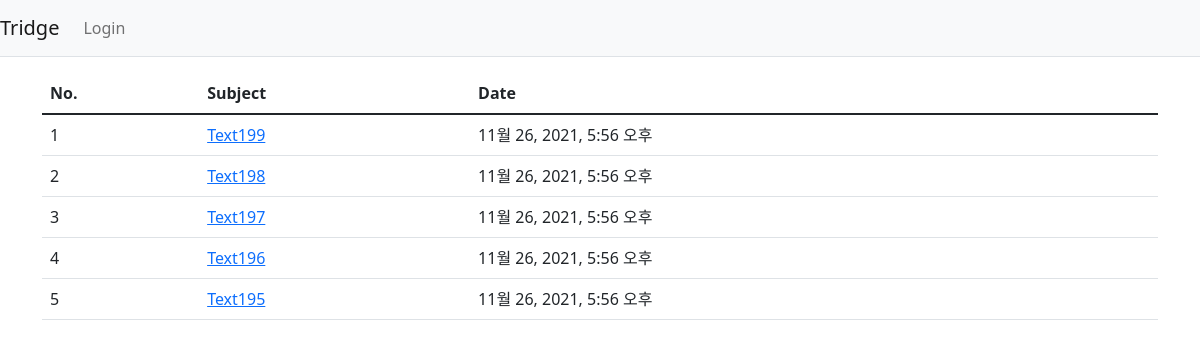
The page /polls/ on the database as committed earlier.
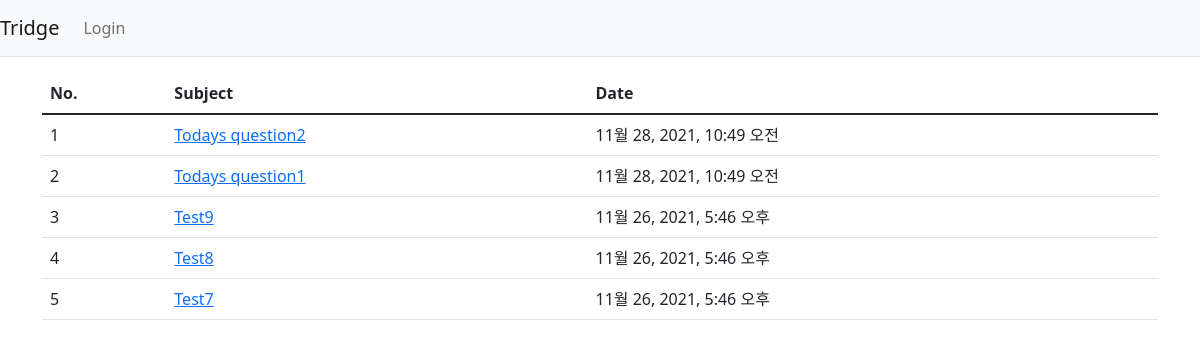
The same page on the database as committed later.
### polls/models.py (models this page shows, shortened)
class Question(models.Model):
    question_text = models.CharField(max_length=200)
    pub_date = models.DateTimeField("date published")

### polls/views/base_views.py (the view)
# urls.py: path('', base_views.IndexView.as_view(), name='index'),
class IndexView(generic.ListView):
    template_name = 'polls/index.html'
    context_object_name = 'latest_question_list'
    def get_queryset(self):
        return Question.objects.filter(
            pub_date__lte=timezone.now()
        ).order_by('-pub_date')[:5]

### templates/polls/index.html (shortened to what this page needs)
{% extends 'base.html' %}
{% block content %}
<div class="container my-3">
    <table class="table">
        <thead>
        <tr class="thead-dart">
            <th>No.</th>
            <th>Subject</th>
            <th>Date</th>
        </tr>
        </thead>
        <tbody>
        {% if latest_question_list %}
            {% for question in latest_question_list %}
            <tr>
                <td>{{ forloop.counter }}</td>
                <td>
                    <a href="{% url 'polls:detail' question.id %}">
                        {{ question.question_text }}
                    </a>
                </td>
                <td>{{ question.pub_date }}</td>
            </tr>
            {% endfor %}
        {% else %}
            <tr>
                <td colspan="3">No polls are available.</td>
            </tr>
        {% endif %}
        </tbody>
    </table>
</div>
{% endblock %}

Rows that differ between the two databases and show on the page:
removed Question: question_text "Text199", pub_date "11월 26, 2021, 5:56 오후"
removed Question: question_text "Text198", pub_date "11월 26, 2021, 5:56 오후"
removed Question: question_text "Text197", pub_date "11월 26, 2021, 5:56 오후"
removed Question: question_text "Text196", pub_date "11월 26, 2021, 5:56 오후"
removed Question: question_text "Text195", pub_date "11월 26, 2021, 5:56 오후"
added Question: question_text "Todays question2", pub_date "11월 28, 2021, 10:49 오전"
added Question: question_text "Todays question1", pub_date "11월 28, 2021, 10:49 오전"
now on this page (row unchanged): Question: question_text "Test9", pub_date "11월 26, 2021, 5:46 오후"
now on this page (row unchanged): Question: question_text "Test8", pub_date "11월 26, 2021, 5:46 오후"
now on this page (row unchanged): Question: question_text "Test7", pub_date "11월 26, 2021, 5:46 오후"
